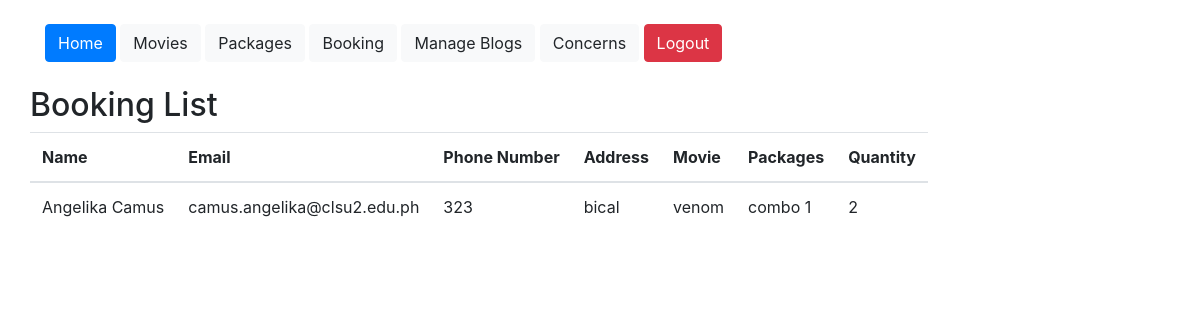
Page /admin/booking-section.php (signed in) on the committed database.
### tables this page shows
CREATE TABLE `book_db` (
  `id` int(11) NOT NULL,
  `name` varchar(50) NOT NULL,
  `email` varchar(50) NOT NULL,
  `phonenumber` int(20) NOT NULL,
  `address` varchar(50) NOT NULL,
  `movie` varchar(20) NOT NULL,
  `packages` varchar(30) NOT NULL,
  `quantity` int(20) NOT NULL
);

### admin/includes/book_form.php (called while the page is built, shortened)
<?php
    function get($conn) {
        $query = "SELECT * FROM book_db";
        $res = $conn->query($query);
        $records = array();
        while($row = $res->fetch_assoc()) {
            array_push($records, $row);
        }
        return json_encode($records);
    }
?>

### admin/booking-section.php (the view, shortened to what this page needs)
<?php
include 'includes/book_form.php';
$records = json_decode(get($conn));
?>
<!DOCTYPE html>
<html lang="en">
<head>
    <link rel="stylesheet" href="css/bootstrap.min.css">
</head>
<body>
    <div class="container">
        <br>
        <?php
        include_once 'admin-header.php';
        ?>
        <div class="row">
            <div class="row">
                <div class="col">
                    <br>
                    <h2>Booking List</h2>
                    <table class="table">
                        <thead>
                            <tr>
                                <th>Name</th>
                                <th>Email</th>
                                <th>Phone Number</th>
                                <th>Address</th>
                                <th>Movie</th>
                                <th>Packages</th>
                                <th>Quantity</th>
                            </tr>
                        </thead>
                        <tbody>
                            <?php
                            sort($records);
                            foreach ($records as $record) {
                                echo "
                                    <tr>
                                    <td>$record->name</td>
                                    <td>$record->email</td>
                                    <td>$record->phonenumber</td>
                                    <td>$record->address</td>
                                    <td>$record->movie</td>
                                    <td>$record->packages</td>
                                    <td>$record->quantity</td>
                                    </tr>
                                ";
                            }
                            ?>
                        </tbody>
                    </table>
                </div>
            </div>
        </div>
    </div>
</body>
</html>

### rows in the picture
book_db: name "Angelika Camus", email "camus.angelika@clsu2.edu.ph", phonenumber "323", address "bical", movie "venom", packages "combo 1", quantity "2"
